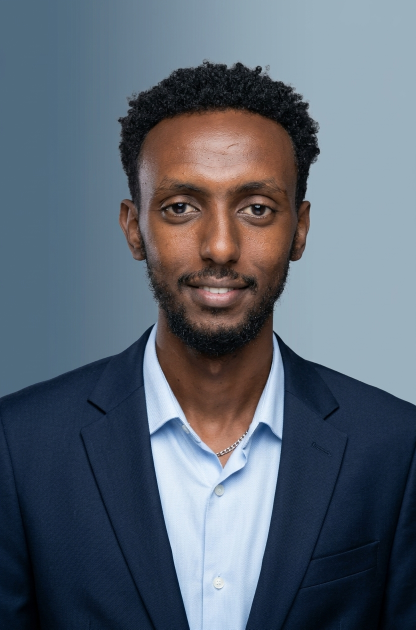
#> input picture uploads/image-1.jpeg, 832 x 1259 px (shown at 1/2 size)
$ python prepare-portrait.py
#> lines starting #> are read from the running program, lines starting #| are printed output that depends on the picture
#!/usr/bin/env python3
"""
Prepares the hero portrait from a source photograph.

    python scripts/prepare-portrait.py [source] [output]

Defaults:
    source  <repo>/uploads/image-1.jpeg
    output  <repo>/client/public/images/portrait.jpg

Paths are resolved relative to this file, so the project can live anywhere.

Deliberately minimal: Pillow and NumPy only. No machine-learning model, no
generative step, nothing that alters the subject. Features and skin tone come
through exactly as photographed.

Four operations, in order:
  1. Crop to the hero's 4:5 frame, trimming from the bottom so the head keeps
     its headroom. No upscaling - the image is never enlarged.
  2. Gentle contrast around the midtones, plus a small shadow lift so dark
     clothing keeps its detail. Both use smooth curves, so no clipping.
  3. Hue-preserving chroma: distances from luminance are scaled rather than the
     channels themselves, which keeps the colour balance from shifting.
  4. A light unsharp pass for screen.

The background is NOT removed. A studio backdrop is already usable, and cutting
the subject out risks the halos and fringing that background removal introduces.
If you do need that for a different photo, note that the usual segmentation
approach downloads a ~176 MB model - which is exactly why this script avoids it.

Requirements:
    pip install pillow numpy
"""

import sys
from pathlib import Path

import numpy as np
from PIL import Image, ImageFilter

# ---- Paths, resolved from this file so the project is portable --------------
HERE = Path(__file__).resolve().parent
REPO_ROOT = HERE.parent.parent

SRC = Path(sys.argv[1]) if len(sys.argv) > 1 else REPO_ROOT / "uploads" / "image-1.jpeg"
OUT = Path(sys.argv[2]) if len(sys.argv) > 2 else REPO_ROOT / "client" / "public" / "images" / "portrait.jpg"

# ---- Output geometry -------------------------------------------------------
# The hero's photo box is 4:5 - taller than it is wide - so height is the
# longer edge. FRAME is expressed as height relative to width: 5/4 means the
# output is 1.25x as tall as it is wide (e.g. 832x1040). `object-fit: cover`
# then trims nothing.
FRAME = 5 / 4

# Where the crop sits vertically: 0.0 keeps the very top of the frame.
TOP_ANCHOR = 0.0

# Sharpening strength. Deliberately low - enough for screen, no visible halo.
UNSHARP_AMOUNT = 0.35


def crop_to_frame(image: Image.Image) -> Image.Image:
    """Crops to the 4:5 hero frame, preserving width where possible."""
    width, height = image.size
    # FRAME is height/width, so the target height is width * FRAME.
    target_height = round(width * FRAME)

    if target_height <= height:
        # Taller than needed: remove the excess from the bottom, keeping the
        # headroom at the top.
        spare = height - target_height
        top = round(spare * TOP_ANCHOR)
        return image.crop((0, top, width, top + target_height))

    # Too wide to keep the full width at this ratio: crop the sides, centred.
    target_width = round(height / FRAME)
    left = round((width - target_width) / 2)
    return image.crop((left, 0, left + target_width, height))


def grade(array: np.ndarray) -> np.ndarray:
    """Contrast, shadow lift and hue-preserving chroma. All in float 0..1."""
    # Gentle S-curve: smooth, so nothing clips to pure black or white.
    array = array + 0.055 * np.sin(2 * np.pi * (array - 0.5))

    # Lift the shadows a touch so dark fabric keeps its detail.
    array = np.power(np.clip(array, 0, 1), 0.975)

    # Chroma: scale the distance from luminance rather than the channels, which
    # preserves hue. Adjusting channels directly would rotate the colour.
    luminance = (0.2126 * array[..., 0] + 0.7152 * array[..., 1] + 0.0722 * array[..., 2])[..., None]
    array = luminance + (array - luminance) * 1.03

    return np.clip(array, 0, 1)


def unsharp(image: Image.Image) -> Image.Image:
    """Unsharp mask, applied without an alpha channel to avoid edge fringing."""
    blurred = image.filter(ImageFilter.GaussianBlur(radius=1.2))
    return Image.blend(image, blurred, -UNSHARP_AMOUNT)


def main() -> int:
    if not SRC.exists():
        print(f"source photo not found: {SRC}", file=sys.stderr)
        print("pass a path explicitly:  python scripts/prepare-portrait.py <source> [output]", file=sys.stderr)
        return 1

    with Image.open(SRC) as opened:
#> opened is the input picture: PIL image 832x1259 RGB; mean R, G, B 90.5, 100.9, 113.5
        original = opened.convert("RGB")

    original_size = original.size
#> original_size = (832, 1259)
    cropped = crop_to_frame(original)
#> in crop_to_frame, `return image.crop((0, top, width, top + target_height))`:
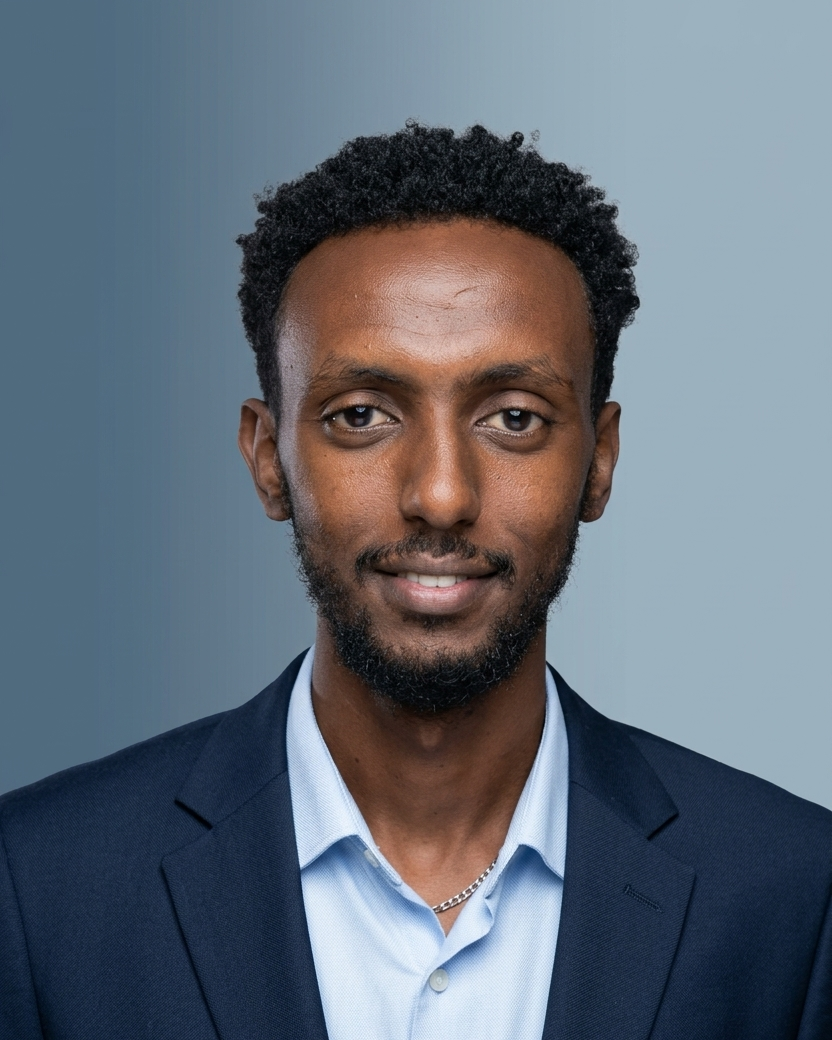
#> returned value: PIL image 832x1040 RGB; mean R, G, B 99.2, 108.8, 120

    array = np.asarray(cropped, dtype=np.float32) / 255.0
    array = grade(array)
#> in grade, `luminance = (0.2126 * array[..., 0] + 0.7152 * array[..., 1] + 0.0722 ..`:
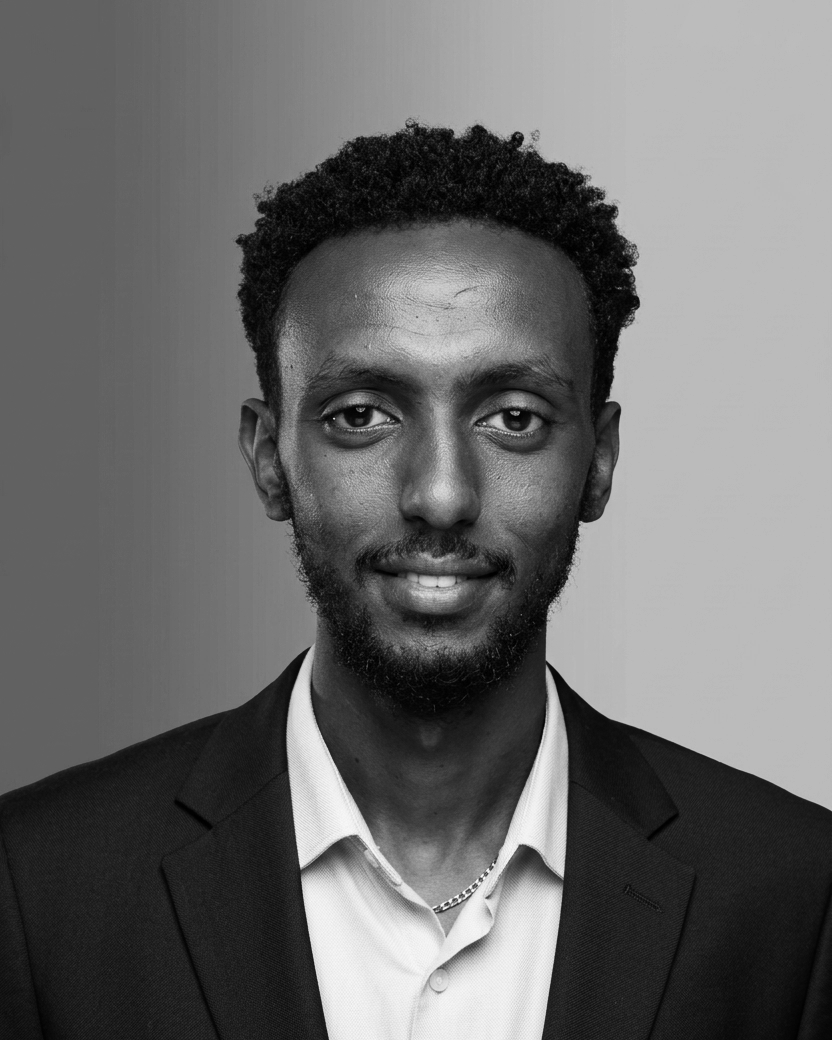
#> luminance: shape (1040, 832, 1) float32; min 7.76e-09, max 0.995, mean 0.422

    graded = Image.fromarray((array * 255).round().astype(np.uint8), "RGB")
    final = unsharp(graded)

    OUT.parent.mkdir(parents=True, exist_ok=True)
    final.save(OUT, "JPEG", quality=88, optimize=True, progressive=True, subsampling=1)

#> (the run stopped early here; a loop or call above may not have finished)
